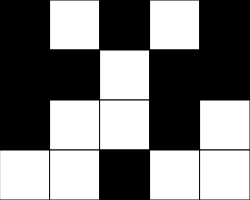
Frame 1 (no input)
Frame 60 (no input): identical to frame 1, image omitted
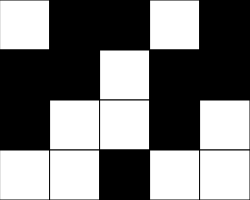
Frame 120 (the mouse pressed at the canvas centre since frame 60)

The p5.js sketch that drew these frames (run headless with seeded random() and noise() and a simulated clock; from frame 60 on, the mouse is pressed at the canvas centre):

// p5.js sketch
// ── sketch.js
//Puzzle Game Starter
//Yurui Qin
//April 23, 2024

// let grid = 
// [[0,255, 100, 150, 200],
//  [0,  0,   0,   0,   0],
//  [30, 40, 50,  60,  70],
//  [255,255,255,255, 255]
// ];

let grid =
[ [0,    255,    0,  255,   0],
  [0,      0,  255,    0,   0],
  [0,    255,  255,    0,  255],
  [255,  255,    0,  255,  255]
];

let squareSize = 50;
const NUM_ROWS = 4; const NUM_COLS = 5;

let row, col;

function setup() {
  createCanvas(NUM_COLS * squareSize, NUM_ROWS * squareSize);
}

function draw() {
  col = getCurrentX();
  row = getCurrentY();  print(col, row);
  background(220);
  drawGrid();
}

function mousePressed(){
  //always: flip the "current" title
  flip(col, row);

  //depends a bit on position: flip 4 neighbours
  if(row < 3) flip(col+1, row); //DOWN
}

function flip(x,y){
  if(grid[y][x]===0) grid[y][x]=255;
  else grid[y][x] = 0;
}

function getCurrentY(){
  //determine current row of mouse, and return
  let constrainY = constrain(mouseY, 0, height-1);
  return int(constrainY/squareSize);
}

function getCurrentX(){
  //determine the current column of the mouse, and return
  let constrainX = constrain(mouseX, 0, width-1);
  return int(constrainX/squareSize);
}

function drawGrid(){
  // Read data from our 2D Array (grid), and use the 
  // numbers there to set the color for squares which are
  // arranged in a grid fashion.
  for(let y = 0; y<NUM_ROWS; y++){
    for(let x = 0; x<NUM_COLS; x++){
      let fillValue = grid[y][x];
      fill(fillValue);
      //             x:   0 ,   1,     2,    3,     4  
      //squareSize*x:     0     50    100    150    200
      square(x*squareSize, y*squareSize, squareSize);
    }  
  }
}
